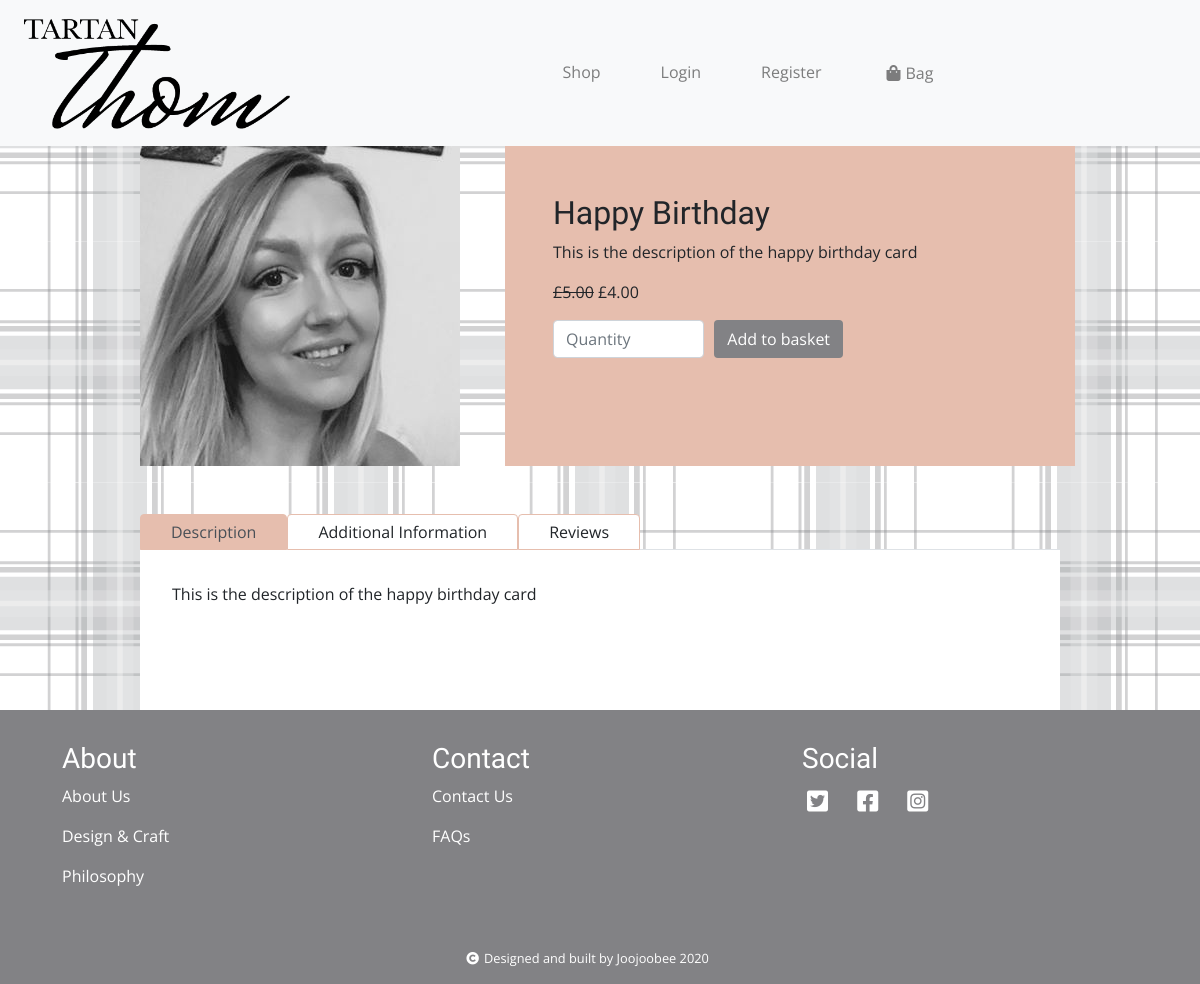
The page /products/view-product/1/ on the database its author committed.
### products/models.py (models this page shows, shortened)
class Products(models.Model):
    class Meta:
        verbose_name_plural = 'Products'
    PRODUCT_TYPE = [
        ('Cards', 'Cards'),
        ('Cake', 'Cake Toppers'),
        ('Gifts', 'Gifts')
    ]
    category = [
        ('B', 'Birthday'),
        ('W', 'Wedding'),
        ('A', 'Anniversary'),
        ('H', 'New Home'),
        ('BB', 'Baby')
    ]
    labels = [
        ('New', 'New'),
        ('Sale', 'Sale')
    ]
    sizes = [
        ('A4', 'A4'),
        ('A5', 'A5')
    ]
    name = models.CharField(max_length=100)
    product_type = models.CharField(max_length=100, choices=PRODUCT_TYPE)
    image = models.ImageField(upload_to='img')
    description = models.TextField()
    category = models.CharField(max_length=100, choices=category)
    price = models.DecimalField(decimal_places=2, max_digits=5)
    sale_price = models.DecimalField(decimal_places=2, max_digits=5)
    size = models.CharField(max_length=100, choices=sizes)
    label = models.CharField(max_length=100, choices=labels)
    tags = models.CharField(max_length=100)
    is_bespoke = models.BooleanField()
    is_active = models.BooleanField()

### products/views.py (the view)
# urls.py: path('view-product/<id>/', view_product, name='view_product'),
def view_product(request, id):
    product = get_object_or_404(Products, pk=id)
    reviews = ProductReviews.objects.filter(product=id)
    return render(request, "products/product.html", {
        'product': product, 'reviews': reviews})

### basket/contexts.py (called while the page is built, shortened)
def basket_contents(request):
    basket = request.session.get('basket', {})
    basket_items = []
    total = 0
    product_count = 0
    return {'basket_items': basket_items, 'total': total, 'product_count': product_count}

### products/templates/products/product.html (shortened to what this page needs)
{% extends 'base.html' %}
{% load static %}
{% block content %}
<div class="container">
  <div class="row justify-content-center product-row">
    <div class="col-md-4">
      <img src="{% static 'img/NicProfile.jpg' %}" alt="product-image" />
    </div>
    <div class="product-details col-md-6">
      <h2>{{ product.name }}</h2>
      <p>{{ product.description }}</p>
      {% if product.sale_price %}
      <p>
      <strike><span>£{{ product.price }}</span></strike>
      <span>£{{ product.sale_price }}</span>
      </p>
      {% else %}
      <p><span>£{{ product.price }}</span></p>
      {% endif %}
      <form method="POST" action="{% url 'basket:add_to_basket' product.id %}">
        <div class="form-row">
            <div class="col-md-4">
            <input
                type="number"
                name="quantity"
                min="1"
                max="999"
                class="form-control"
                placeholder="Quantity"
            />
            </div>
            <div class="col-md-4">
            <button class="add-to-basket btn" type="submit">Add to basket</button>
          </div>
        </div>
      </form>
    </div>
  </div>
  <div class="row justify-content-center">
    <div class="col-md-10">
      <ul class="nav nav-tabs" id="myTab" role="tablist">
        <li class="nav-item">
          <a
            class="nav-link active"
            id="description-tab"
            data-toggle="tab"
            href="#description"
            role="tab"
            aria-controls="description"
            aria-selected="true"
            >Description</a
          >
        </li>
        <li class="nav-item">
          <a
            class="nav-link"
            id="add-info-tab"
            data-toggle="tab"
            href="#add-info"
            role="tab"
            aria-controls="add-info"
            aria-selected="false"
            >Additional Information</a
          >
        </li>
        <li class="nav-item">
          <a
            class="nav-link"
            id="reviews-tab"
            data-toggle="tab"
            href="#reviews"
            role="tab"
            aria-controls="contact"
            aria-selected="false"
            >Reviews</a
          >
        </li>
      </ul>
      <div class="tab-content" id="myTabContent">
        <div
          class="tab-pane fade show active"
          id="description"
          role="tabpanel"
          aria-labelledby="description-tab"
        >
          {{ product.description }}
        </div>
      </div>
    </div>
  </div>
</div>
{% endblock %}

### static/css/style.css (style rules this page uses)
body { background-image: url("/static/img/tartanthom.png"); height: 100%; }
h1, h2, h3, h4 { font-family: "Great Vibes", cursive; }
p, span, li, a, div, .btn { font-family: "Open Sans", sans-serif; }
a, a:hover { color: inherit; text-decoration: none; }
button, input[type="submit"] { padding: 0.5em; font-family: "Open Sans", sans-serif; color: #fff; background-color: #828285; border: none; }
.nav-link { padding: 5px 30px !important; }
.product-details { padding: 3em; background-color: #e6beae; }
.product-row { padding-bottom: 3em; }
.add-to-basket, .delete-from-basket { position: relative; display: inline-block; background-color: #828285; color: #ffffff; }
.tab-content { padding: 2em; background-color: #ffffff; height: 10em; overflow: scroll; }
#reviews-tab, #add-info-tab, #description-tab { background-color: #ffffff; border-color: #e6beae; }
.nav-link.active { background-color: #e6beae !important; }

### rows shown on the page
Products: name "Happy Birthday", description "This is the description of the happy birthday card", price "5.00", sale_price "4.00"
